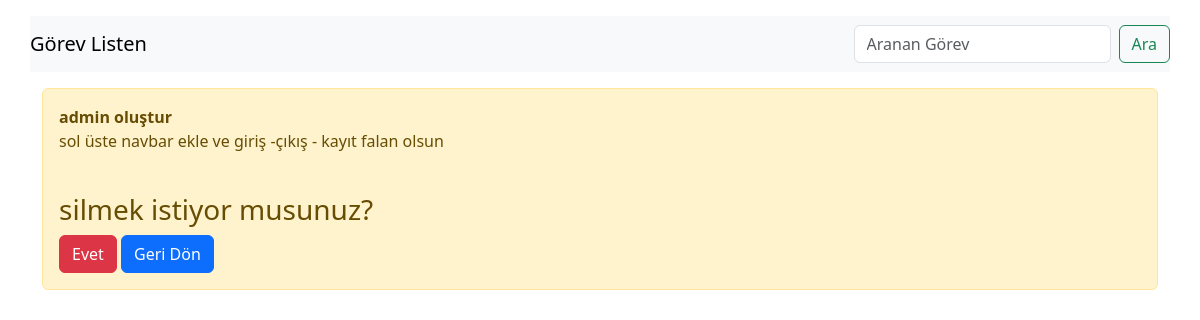
Screenshot of /gorevSil/8 with the database file from the repository.
### gorev/models.py (models this page shows, shortened)
class Gorev(models.Model): #ORM -Object Relational Mapping
    kullanici =  models.ForeignKey(User, on_delete=models.CASCADE, null=True, blank=True) # her gorev bir kullaniciya ait, kullanici isilinirse gorevleri de silinsin (cascade), bos birakilabilir bu alan, formlarda da bos kalabilir bu alan
    baslik = models.CharField(max_length=200)
    tanim = models.TextField(null= True, blank=True) #veritabaninda ve formda bu alan bos kalabilir
    tamamlandiMi = models.BooleanField(default=False)
    tarih = models.DateTimeField(auto_now_add=True) #gorev olusturuldugunda otomatik dolar
    class Meta: #nodelin ek yapilandirilmalarinin yapildigi ic sinif
        ordering = ['tamamlandiMi'] #veritabaninda siralama yapildiginda sonuclar nasıl donsun

### gorev/views.py (the view)
# urls.py: path('gorevSil/<int:id>',views.gorevSil,name="gorevSil"),
def gorevSil(request,id):
     gorev = get_object_or_404(Gorev, pk= id)
     if request.method == "POST":
          gorev.delete()
          messages.success(request, f"'{gorev.baslik}' adlı görev silindi.")
          return redirect("gorevListesi")
     return render(request,"gorev/gorevSil.html",{"gorev":gorev})

### gorev/templates/gorev/gorevSil.html (shortened to what this page needs)
{% extends "layout.html" %}
{% load static %}
{% block content %}
    <div class="container mt-3">
        <div class="alert alert-warning">
                <strong> {{gorev.baslik}}  </strong>
                <p>{{gorev.tanim}}</p>
                <br>
                <h3>silmek istiyor musunuz?</h3>
                <form action="{% url "gorevSil" gorev.id  %}" method="POST">
                    <button type="submit" class="btn btn-danger">Evet</button>
                    <a href="{% url "gorevListesi" %}" class="btn btn-primary">Geri Dön</a>
                </form>
        </div>
    </div>
{% endblock content %}

### rows the page displays
Gorev: baslik "admin oluştur", tanim "sol üste navbar ekle ve giriş -çıkış - kayıt falan olsun"
